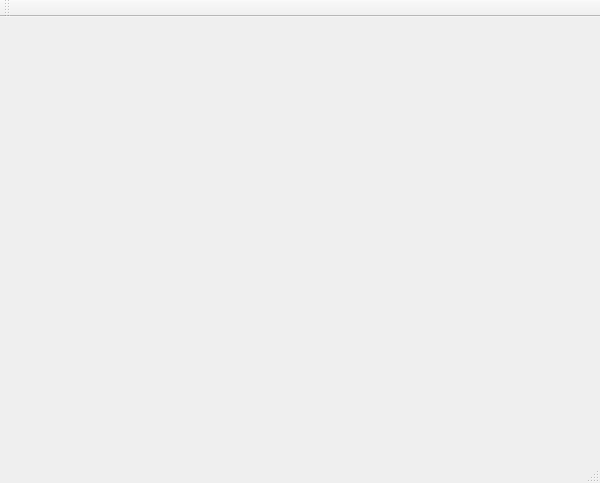
<?xml version="1.0" encoding="UTF-8"?>
<ui version="4.0">
 <class>ShadersClass</class>
 <widget class="QMainWindow" name="ShadersClass">
  <property name="geometry">
   <rect>
    <x>0</x>
    <y>0</y>
    <width>600</width>
    <height>483</height>
   </rect>
  </property>
  <property name="windowTitle">
   <string>Shaders</string>
  </property>
  <widget class="QWidget" name="centralWidget">
   <widget class="MyGLWidget" name="widget" native="true">
    <property name="geometry">
     <rect>
      <x>10</x>
      <y>10</y>
      <width>571</width>
      <height>411</height>
     </rect>
    </property>
   </widget>
  </widget>
  <widget class="QMenuBar" name="menuBar">
   <property name="geometry">
    <rect>
     <x>0</x>
     <y>0</y>
     <width>600</width>
     <height>21</height>
    </rect>
   </property>
  </widget>
  <widget class="QToolBar" name="mainToolBar">
   <attribute name="toolBarArea">
    <enum>TopToolBarArea</enum>
   </attribute>
   <attribute name="toolBarBreak">
    <bool>false</bool>
   </attribute>
  </widget>
  <widget class="QStatusBar" name="statusBar"/>
 </widget>
 <layoutdefault spacing="6" margin="11"/>
 <customwidgets>
  <customwidget>
   <class>MyGLWidget</class>
   <extends>QWidget</extends>
   <header location="global">myglwidget.h</header>
   <container>1</container>
  </customwidget>
 </customwidgets>
 <resources>
  <include location="shaders.qrc"/>
 </resources>
 <connections/>
</ui>
